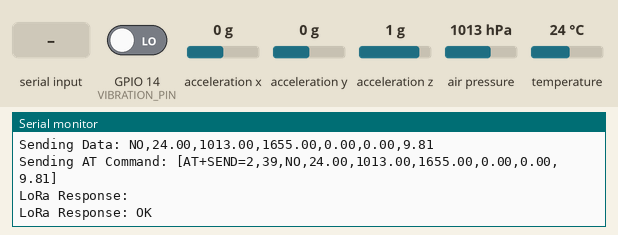
Recording of a sketch running on a simulated ESP8266 (NodeMCU). Shown: the last lines printed to the serial monitor. The test bench sets the inputs (shaded band); at power-on: GPIO 14 (VIBRATION_PIN) LOW, acceleration x 0 g, acceleration y 0 g, acceleration z 1 g, air pressure 1013 hPa, temperature 24 °C. The modem accepts every AT command (registered, SIM ready, sends succeed) and sends nothing else.

Above: at 4.3 s.
4.4 s: GPIO 14 (VIBRATION_PIN) driven HIGH
At 6.1 s:
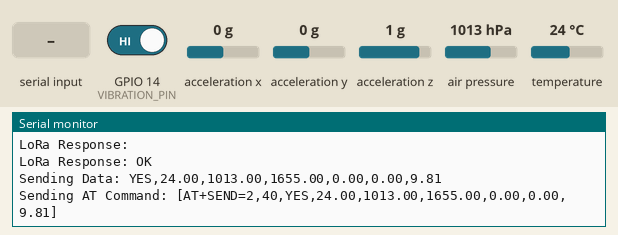
7.1 s: "+ERR\n" received over the second serial link
10.2 s: acceleration x set to -1.4 g
At 11.6 s:
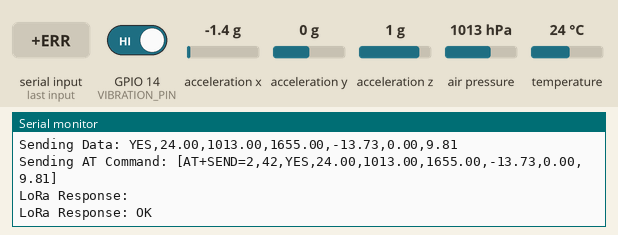
11.7 s: acceleration y set to -1.4 g
13.2 s: acceleration z set to -1.4 g
At 14.5 s:
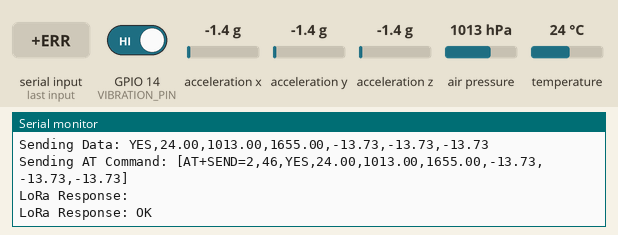
14.7 s: "1\n" received over the second serial link
Timing chart, 0 to 17.2 s (numbered marks = the images above; inputs shaded):
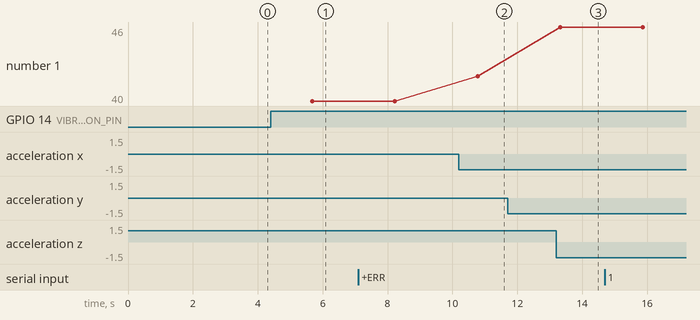

Measured:
- after the input at 4.4 s, the serial monitor: prints a new line after 1.3 s (image 1)
- after the input at 10.2 s, the serial monitor: prints a new line after 0.57 s (image 2)
- after the input at 13.2 s, the serial monitor: prints a new line after 0.12 s (image 3)
- plotted number 1: 40 → 42 after the input at 10.2 s, 42 → 46 after the input at 13.2 s

The sketch:

LTESP8266.ino
```cpp
#include <Arduino.h>
#include <Wire.h>
#include <SoftwareSerial.h>
#include <SFE_BMP180.h>
#include <Adafruit_Sensor.h>
#include <Adafruit_ADXL345_U.h>

#define LORA_RX 5   // D1 (GPIO5) - LoRa RX
#define LORA_TX 4   // D2 (GPIO4) - LoRa TX
#define LORA_RST 0  // Optional Reset Pin (GPIO0)

#define I2C_SDA 12  // D6 (GPIO12) - I2C SDA
#define I2C_SCL 13  // D7 (GPIO13) - I2C SCL

#define VIBRATION_PIN 14 // GPIO14 (D5) - Vibration sensor
#define ALTITUDE 1655.0  // Altitude for location

SoftwareSerial LoRaSerial(LORA_RX, LORA_TX);
SFE_BMP180 barometer;
Adafruit_ADXL345_Unified accelerometer = Adafruit_ADXL345_Unified();
bool vibrationDetected;
double temperature, pressure, relativePressure, altitude;
float accelX, accelY, accelZ;

void sendATCommand(String command) {
  Serial.print("Sending AT Command: [");
  Serial.print(command);
  Serial.println("]");

  LoRaSerial.print(command + "\r\n");  // Send command
  delay(500);

  while (LoRaSerial.available()) {
    String response = LoRaSerial.readStringUntil('\n');
    response.trim();

    Serial.print("LoRa Response: ");
    Serial.println(response);

    if (response.startsWith("+ERR")) {
      Serial.println("⚠️ ERROR: LoRa command failed! Check format.");
    }
  }
}

void setup() {
  Serial.begin(74880);
  LoRaSerial.begin(115200);
  Wire.begin(I2C_SDA, I2C_SCL);  // Use GPIO12 & GPIO13 for I2C

  Serial.println("ESP8266 LoRa Sensor Node Initializing...");

  pinMode(VIBRATION_PIN, INPUT);

  // Initialize Barometer
  if (!barometer.begin()) {
    Serial.println("ERROR: BMP180 sensor not found!");
    while (true) { delay(1000); }
  }

  // Initialize Accelerometer
  if (!accelerometer.begin()) {
    Serial.println("ERROR: ADXL345 sensor not found!");
    while (true) { delay(1000); }
  }

  // Reset LoRa module
  #ifdef LORA_RST
    pinMode(LORA_RST, OUTPUT);
    digitalWrite(LORA_RST, LOW);
    delay(100);
    digitalWrite(LORA_RST, HIGH);
    delay(500);
  #endif

  // Configure LoRa Module
  sendATCommand("AT+MODE=0");
  sendATCommand("AT+ADDRESS=1");
  sendATCommand("AT+NETWORKID=5");
  sendATCommand("AT+BAND=865000000");
  sendATCommand("AT+PARAMETER=9,7,1,12");

  Serial.println("ESP8266 Sensor Node Ready. Sending data...");
}

void loop() {
  vibrationDetected = digitalRead(VIBRATION_PIN) == HIGH;
  readBarometerData();
  readAccelerometerData();

  // Create CSV-style message
  String message = String(vibrationDetected ? "YES" : "NO") + "," +
                   String(temperature, 2) + "," +
                   String(pressure, 2) + "," +
                   String(altitude, 2) + "," +
                   String(accelX, 2) + "," +
                   String(accelY, 2) + "," +
                   String(accelZ, 2);

  int msgLength = message.length();

  Serial.println("Sending Data: " + message);
  sendATCommand("AT+SEND=2," + String(msgLength) + "," + message);

  delay(2000);
}

void readBarometerData() {
  if (barometer.startTemperature() == 0) return;
  delay(barometer.startTemperature());
  if (barometer.getTemperature(temperature) == 0) return;
  if (barometer.startPressure(3) == 0) return;
  delay(barometer.startPressure(3));
  if (barometer.getPressure(pressure, temperature) == 0) return;
  relativePressure = barometer.sealevel(pressure, ALTITUDE);
  altitude = barometer.altitude(pressure, relativePressure);
}

void readAccelerometerData() {
  sensors_event_t event;
  accelerometer.getEvent(&event);
  accelX = event.acceleration.x;
  accelY = event.acceleration.y;
  accelZ = event.acceleration.z;
}
```
